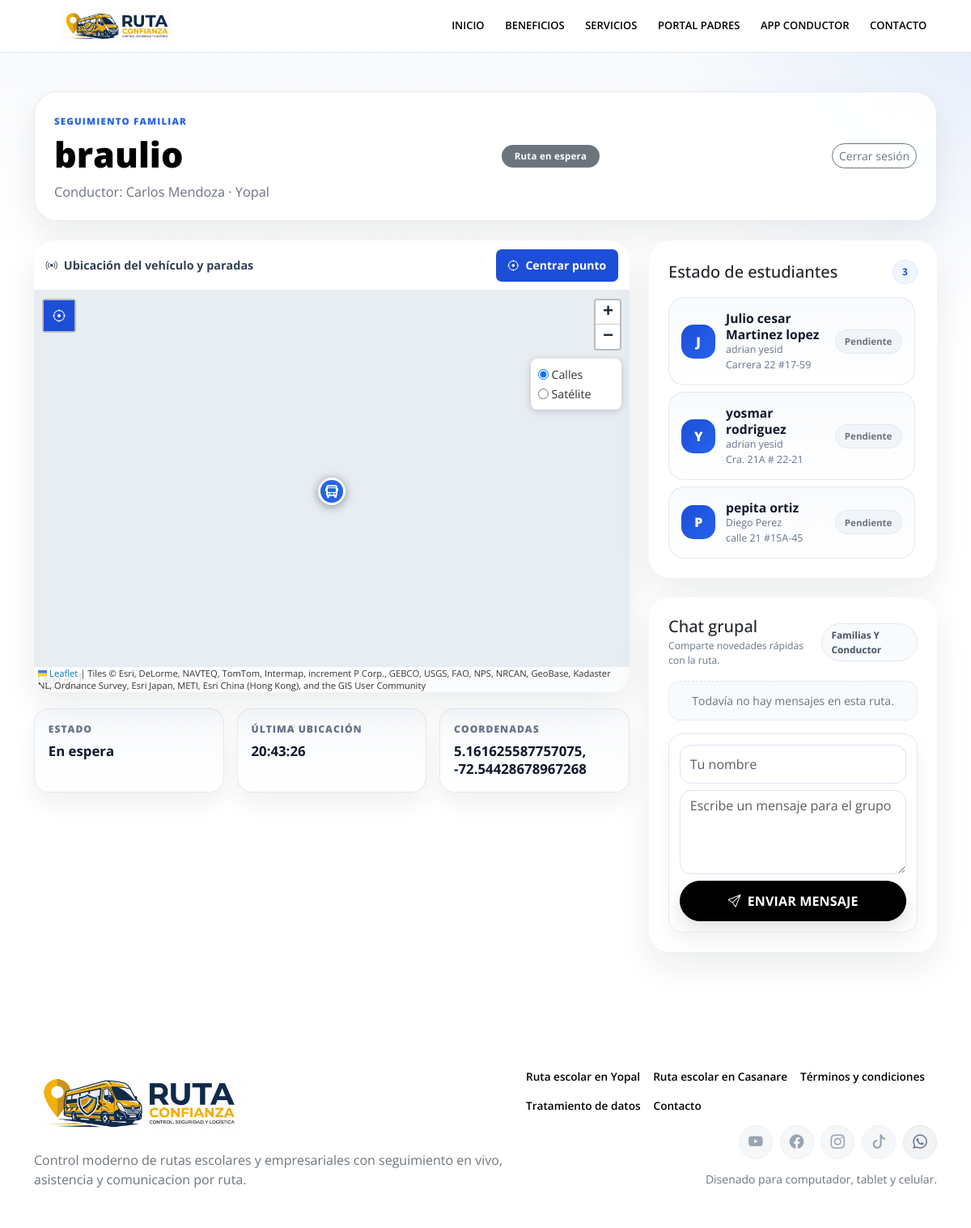
/tracking/ruta/1 (signed in), run on an earlier commit of the app's database.
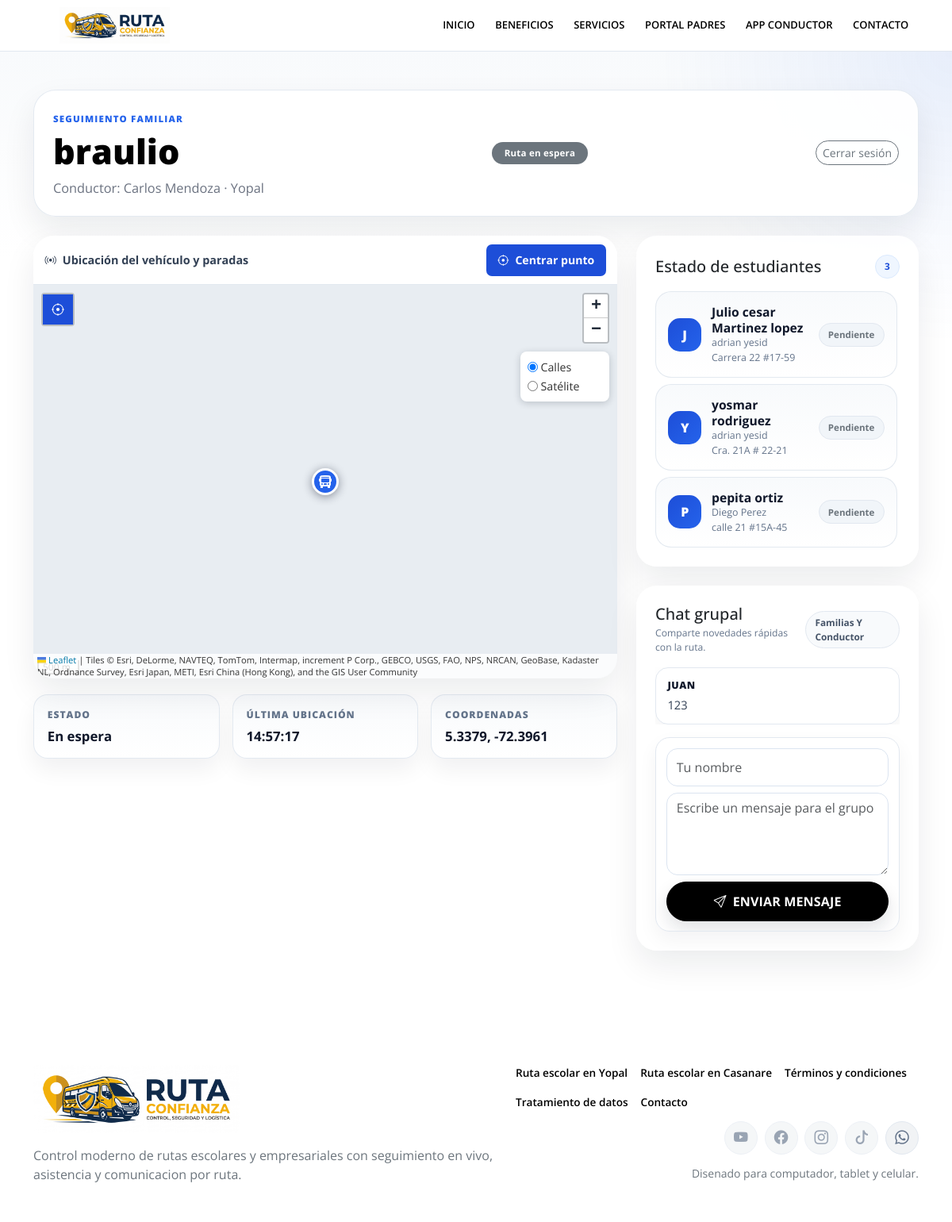
And on a later commit of the database.
### app/models.py (models this page shows, shortened)
class TimestampMixin:
    created_at = db.Column(db.DateTime, nullable=False, default=datetime.utcnow)
    updated_at = db.Column(db.DateTime, nullable=False, default=datetime.utcnow, onupdate=datetime.utcnow)

class Ruta(TimestampMixin, db.Model):
    __tablename__ = "rutas"
    id = db.Column(db.Integer, primary_key=True)
    conductor_id = db.Column(db.Integer, db.ForeignKey("conductores.id"), nullable=False, index=True)
    nombre = db.Column(db.String(120), nullable=False)
    codigo = db.Column(db.String(30), unique=True, nullable=False)
    ciudad = db.Column(db.String(80), nullable=True)
    descripcion = db.Column(db.Text, nullable=True)
    origen = db.Column(db.String(150), nullable=True)
    origen_latitud = db.Column(db.Float, nullable=True)
    origen_longitud = db.Column(db.Float, nullable=True)
    destino = db.Column(db.String(150), nullable=True)
    destino_direccion = db.Column(db.String(180), nullable=True)
    destino_latitud = db.Column(db.Float, nullable=True)
    destino_longitud = db.Column(db.Float, nullable=True)
    horario_salida = db.Column(db.String(30), nullable=True)
    horario_regreso = db.Column(db.String(30), nullable=True)
    pin_acceso = db.Column(db.String(10), unique=True, nullable=False, index=True)
    activa = db.Column(db.Boolean, nullable=False, default=True)
    chat_familias_habilitado = db.Column(db.Boolean, nullable=False, default=True)
    recorrido_activo = db.Column(db.Boolean, nullable=False, default=False)
    inicio_recorrido_en = db.Column(db.DateTime, nullable=True)
    fin_recorrido_en = db.Column(db.DateTime, nullable=True)
    latitud_actual = db.Column(db.Float, nullable=True)
    longitud_actual = db.Column(db.Float, nullable=True)
    precision_actual = db.Column(db.Float, nullable=True)
    velocidad_actual = db.Column(db.Float, nullable=True)
    rumbo_actual = db.Column(db.Float, nullable=True)
    ultima_ubicacion_en = db.Column(db.DateTime, nullable=True)
    estudiantes = db.relationship("Estudiante", backref="ruta", lazy=True, cascade="all, delete-orphan")
    asistencias = db.relationship("Asistencia", backref="ruta", lazy=True, cascade="all, delete-orphan")
    mensajes = db.relationship("MensajeChat", backref="ruta", lazy=True, cascade="all, delete-orphan")
    ubicaciones = db.relationship("UbicacionRuta", backref="ruta", lazy=True, cascade="all, delete-orphan")

class Conductor(TimestampMixin, db.Model):
    __tablename__ = "conductores"
    id = db.Column(db.Integer, primary_key=True)
    nombres = db.Column(db.String(80), nullable=False)
    apellidos = db.Column(db.String(80), nullable=False)
    documento = db.Column(db.String(30), unique=True, nullable=False)
    telefono = db.Column(db.String(25), nullable=False)
    email = db.Column(db.String(120), unique=True, nullable=False)
    password_hash = db.Column(db.String(255), nullable=True)
    pregunta_seguridad = db.Column(db.String(180), nullable=True)
    respuesta_seguridad_hash = db.Column(db.String(255), nullable=True)
    nombre_vehiculo = db.Column(db.String(100), nullable=False)
    placa_vehiculo = db.Column(db.String(15), unique=True, nullable=False)
    capacidad_vehiculo = db.Column(db.Integer, nullable=True)
    color_vehiculo = db.Column(db.String(40), nullable=True)
    ciudad = db.Column(db.String(80), nullable=True)
    descripcion_publica = db.Column(db.Text, nullable=True)
    foto_url = db.Column(db.String(255), nullable=True)
    visible_en_directorio = db.Column(db.Boolean, nullable=False, default=False)
    activo = db.Column(db.Boolean, nullable=False, default=True)
    gps_habilitado = db.Column(db.Boolean, nullable=False, default=False)
    estado_suscripcion = db.Column(
        db.Enum(EstadoSuscripcion),
        nullable=False,
        default=EstadoSuscripcion.PENDIENTE,
    )
    suscripcion_inicia_en = db.Column(db.DateTime, nullable=True)
    suscripcion_vence_en = db.Column(db.DateTime, nullable=True)
    rutas = db.relationship("Ruta", backref="conductor", lazy=True, cascade="all, delete-orphan")
    suscripciones = db.relationship("SuscripcionConductor", backref="conductor", lazy=True, cascade="all, delete-orphan")
    mensajes = db.relationship("MensajeChat", backref="conductor_autor", lazy=True)
    @property
    def nombre_completo(self):
        return f"{self.nombres} {self.apellidos}".strip()

class Estudiante(TimestampMixin, db.Model):
    __tablename__ = "estudiantes"
    id = db.Column(db.Integer, primary_key=True)
    ruta_id = db.Column(db.Integer, db.ForeignKey("rutas.id"), nullable=False, index=True)
    nombres = db.Column(db.String(80), nullable=False)
    apellidos = db.Column(db.String(80), nullable=False)
    documento = db.Column(db.String(30), unique=True, nullable=True)
    institucion = db.Column(db.String(120), nullable=True)
    grado = db.Column(db.String(40), nullable=True)
    direccion = db.Column(db.String(180), nullable=True)
    barrio = db.Column(db.String(80), nullable=True)
    ciudad = db.Column(db.String(80), nullable=True)
    referencia_direccion = db.Column(db.String(180), nullable=True)
    latitud = db.Column(db.Float, nullable=True)
    longitud = db.Column(db.Float, nullable=True)
    orden_parada = db.Column(db.Integer, nullable=True)
    acudiente_nombre = db.Column(db.String(120), nullable=False)
    acudiente_telefono = db.Column(db.String(25), nullable=False)
    acudiente_email = db.Column(db.String(120), nullable=True)
    activo = db.Column(db.Boolean, nullable=False, default=True)
    asistencias = db.relationship("Asistencia", backref="estudiante", lazy=True, cascade="all, delete-orphan")
    @property
    def nombre_completo(self):
        return f"{self.nombres} {self.apellidos}".strip()

class MensajeChat(TimestampMixin, db.Model):
    __tablename__ = "mensajes_chat"
    id = db.Column(db.Integer, primary_key=True)
    ruta_id = db.Column(db.Integer, db.ForeignKey("rutas.id"), nullable=False, index=True)
    conductor_id = db.Column(db.Integer, db.ForeignKey("conductores.id"), nullable=True, index=True)
    remitente_tipo = db.Column(db.Enum(TipoRemitenteChat), nullable=False)
    remitente_nombre = db.Column(db.String(120), nullable=False)
    contenido = db.Column(db.Text, nullable=False)

### app/tracking/routes.py (the view)
@tracking_bp.route("/ruta", defaults={"ruta_id": None})
@tracking_bp.route("/ruta/<int:ruta_id>")
def sala_ruta(ruta_id):
    ruta_id = ruta_id or session.get("tracking_ruta_id")
    if ruta_id is None:
        return redirect(url_for("tracking_bp.ingreso"))
    ruta = route_for_session(ruta_id)
    if ruta is None:
        if session.get("tracking_ruta_id") == ruta_id:
            session.pop("tracking_ruta_id", None)
            flash("La ruta ya no está activa. Ingresa nuevamente con el PIN.", "warning")
            return redirect(url_for("tracking_bp.ingreso"))
        abort(404)
    asistencias_hoy = {
        asistencia.estudiante_id: asistencia
        for asistencia in Asistencia.query.filter_by(
            ruta_id=ruta.id,
            fecha_operacion=date.today(),
        ).all()
    }
    mensajes_recientes = list(
        reversed(
            MensajeChat.query.filter_by(ruta_id=ruta.id)
            .order_by(MensajeChat.created_at.desc())
            .limit(20)
            .all()
        )
    )
    return render_template(
        "tracking/sala.html",
        ruta=ruta,
        asistencias_hoy=asistencias_hoy,
        mensajes_recientes=mensajes_recientes,
        map_defaults={
            "lat": ruta.latitud_actual if ruta.latitud_actual is not None else current_app.config["MAP_DEFAULT_LAT"],
            "lng": ruta.longitud_actual if ruta.longitud_actual is not None else current_app.config["MAP_DEFAULT_LNG"],
            "zoom": current_app.config["MAP_DEFAULT_ZOOM"],
},
    )

### app/templates/tracking/sala.html (shortened to what this page needs)
{% extends "base.html" %}
{% block content %}
<section class="tracking-live tracking-live--modern py-4 py-lg-5">
    <div class="container">
        <div class="tracking-live__hero tracking-live__hero-card mb-4">
            <div class="tracking-live__hero-copy">
                <span class="tracking-live__eyebrow">Seguimiento familiar</span>
                <h1 class="tracking-live__title mb-2">{{ ruta.nombre }}</h1>
                <p class="tracking-live__meta mb-0">Conductor: {{ ruta.conductor.nombre_completo if ruta.conductor else "No asignado" }} · {{ ruta.ciudad or "Ciudad pendiente" }}</p>
            </div>
            <span id="routeStatusBadge" class="tracking-live__badge badge rounded-pill px-3 py-2 text-bg-{% if ruta.recorrido_activo %}success{% else %}secondary{% endif %}">
                {% if ruta.recorrido_activo %}Ruta en vivo{% else %}Ruta en espera{% endif %}
            </span>
            <form method="post" action="{{ url_for('tracking_bp.salir') }}">
                <button class="btn btn-outline-secondary btn-sm rounded-pill" type="submit">Cerrar sesión</button>
            </form>
        </div>
        <div class="row g-4 align-items-start">
            <div class="col-xl-8">
                <div class="card border-0 shadow-soft tracking-live__map-card overflow-hidden">
                    <div class="map-toolbar">
                        <span class="map-toolbar-title"><i class="bi bi-broadcast me-2"></i>Ubicación del vehículo y paradas</span>
                        <button class="btn map-center-button js-map-center" type="button"
                            data-map-target="trackingMap"
                            {% if ruta.latitud_actual is none or ruta.longitud_actual is none %}disabled{% endif %}>
                            <i class="bi bi-crosshair me-2"></i>Centrar punto
                        </button>
                    </div>
                    <div id="trackingMap" class="tracking-map"
                        data-ruta-id="{{ ruta.id }}"
                        data-lat="{{ map_defaults.lat }}"
                        data-lng="{{ map_defaults.lng }}"
                        data-has-location="{{ 'true' if ruta.latitud_actual is not none and ruta.longitud_actual is not none else 'false' }}"
                        data-zoom="{{ map_defaults.zoom }}"></div>
                </div>
                <div class="row g-3 mt-1 tracking-live__status-row">
                    <div class="col-md-4">
                        <div class="status-card tracking-live__status-card tracking-live__status-card--modern">
                            <span>Estado</span>
                            <strong id="liveRouteState">{% if ruta.recorrido_activo %}En recorrido{% else %}En espera{% endif %}</strong>
                        </div>
                    </div>
                    <div class="col-md-4">
                        <div class="status-card tracking-live__status-card tracking-live__status-card--modern">
                            <span>Última ubicación</span>
                            <strong id="lastUpdateAt">{{ ruta.ultima_ubicacion_en.strftime('%H:%M:%S') if ruta.ultima_ubicacion_en else "Sin datos" }}</strong>
                        </div>
                    </div>
                    <div class="col-md-4">
                        <div class="status-card tracking-live__status-card tracking-live__status-card--modern">
                            <span>Coordenadas</span>
                            <strong id="liveCoordinates">{{ ruta.latitud_actual or map_defaults.lat }}, {{ ruta.longitud_actual or map_defaults.lng }}</strong>
                        </div>
                    </div>
                </div>
            </div>
            <div class="col-xl-4">
                <div class="card border-0 shadow-soft tracking-live__panel tracking-live__panel--modern mb-4">
                    <div class="card-body p-4">
                        <div class="tracking-live__panel-head">
                            <h2 class="h5 mb-0">Estado de estudiantes</h2>
                            <span class="tracking-live__count">{{ ruta.estudiantes|length }}</span>
                        </div>
                        <div id="attendanceFeed" class="d-grid gap-2">
                            {% for estudiante in ruta.estudiantes %}
                            {% set asistencia = asistencias_hoy.get(estudiante.id) %}
                            {% set estado = asistencia.estado.value if asistencia else "pendiente" %}
                            <div class="attendance-live-item tracking-student" data-student-id="{{ estudiante.id }}" data-estado="{{ estado }}">
                                <span class="tracking-student__avatar">{{ estudiante.nombre_completo[:1]|upper }}</span>
                                <div class="tracking-student__copy">
                                    <strong>{{ estudiante.nombre_completo }}</strong>
                                    <small>{{ estudiante.acudiente_nombre }}</small>
                                    <small>{{ estudiante.direccion or "Direccion pendiente" }}</small>
                                </div>
                                <span class="text-secondary small js-attendance-status">{{ estado }}</span>
                            </div>
                            {% else %}
                            <div class="empty-state p-3">
                                <p class="text-secondary mb-0">Aún no hay estudiantes cargados para esta ruta.</p>
                            </div>
                            {% endfor %}
                        </div>
                    </div>
                </div>
                <div class="card border-0 shadow-soft tracking-live__panel tracking-live__panel--modern">
                    <div class="card-body p-4">
                        <div class="tracking-live__panel-head">
                            <div class="tracking-live__chat-heading">
                                <h2 class="h5 mb-0">Chat grupal</h2>
                                <small class="tracking-live__chat-subtitle">Comparte novedades rápidas con la ruta.</small>
                            </div>
                            <span class="tracking-live__helper">Familias y conductor</span>
                        </div>
                        <div id="chatMessages" class="chat-box tracking-live__chat-feed mb-3">
                            {% for mensaje in mensajes_recientes %}
                            <div class="chat-message" data-author="{{ mensaje.remitente_nombre[:1]|upper }}">
                                <strong class="chat-message__author">{{ mensaje.remitente_nombre }}</strong>
                                <p class="chat-message__body mb-0">{{ mensaje.contenido }}</p>
                            </div>
                            {% else %}
                            <div class="text-secondary small chat-box__empty">Todavía no hay mensajes en esta ruta.</div>
                            {% endfor %}
                        </div>
                        <form id="chatForm" class="d-grid gap-2 tracking-live__chat-form" data-ruta-id="{{ ruta.id }}" data-remitente-tipo="padre" data-chat-habilitado="{{ 'true' if ruta.chat_familias_habilitado else 'false' }}">
                            <input id="chatSender" class="form-control" placeholder="Tu nombre" autocomplete="name" required>
                            <textarea id="chatMessage" class="form-control" rows="3" placeholder="Escribe un mensaje para el grupo" required></textarea>
                            <button class="btn btn-primary rounded-pill" type="submit"><i class="bi bi-send me-2"></i>Enviar mensaje</button>
                        </form>
                    </div>
                </div>
            </div>
        </div>
    </div>
</section>
{% endblock %}

What changed in the data, as far as the page shows it:
changed Ruta "braulio": ultima_ubicacion_en "20:43:26" → "14:57:17"; latitud_actual "5.161625587757075" → "5.3379"; longitud_actual "-72.54428678967268" → "-72.3961"
added MensajeChat: remitente_nombre "JUAN", contenido "123"
Also different on the page:
text no longer shown: "Todavía no hay mensajes en esta ruta."
